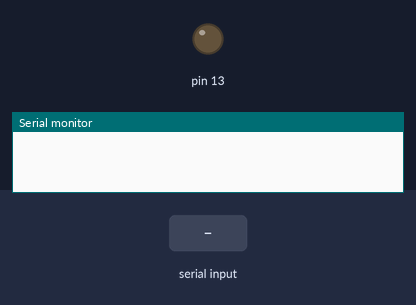
Bench run of a sketch on a simulated Arduino Uno, built with avr-gcc and run on an emulated ATmega328P. Parts: output pins drawn as LEDs (lit = HIGH), the last lines printed to the serial monitor. Inputs (shaded band) come from the test bench.

Above: at 1.2 s.
1.3 s: "ON\n" received over Serial
At 1.6 s:
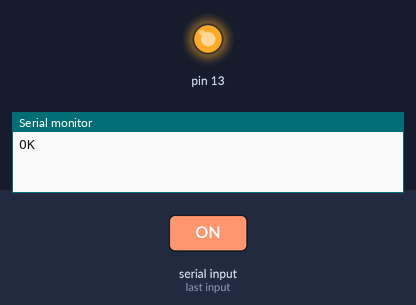
4.3 s: "OFF\n" received over Serial
At 5.1 s:
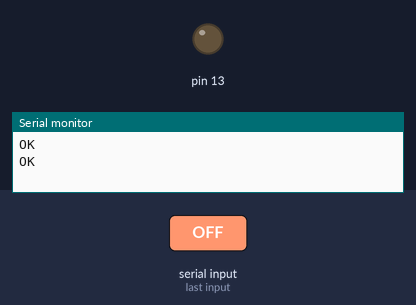
Timing chart, 0 to 7.3 s (numbered marks = the images above; inputs shaded):
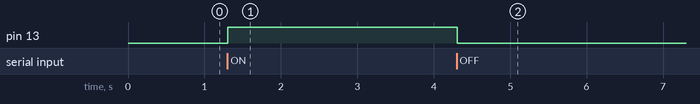

Measured:
- after the input at 1.3 s, pin 13: LOW → HIGH at once
- after the input at 4.3 s, pin 13: HIGH → LOW at once

The sketch:

reference.ino
```cpp
char line[16];
byte length = 0;

void setup() {
  Serial.begin(9600);
  pinMode(13, OUTPUT);
}

void handle() {
  if (strcmp(line, "ON") == 0) {
    digitalWrite(13, HIGH);
    Serial.println("OK");
  } else if (strcmp(line, "OFF") == 0) {
    digitalWrite(13, LOW);
    Serial.println("OK");
  } else {
    Serial.println("ERR");
  }
}

void loop() {
  while (Serial.available() > 0) {
    char c = Serial.read();
    if (c == '\r') continue;
    if (c == '\n') {
      line[length] = '\0';
      handle();
      length = 0;
    } else if (length < sizeof(line) - 1) {
      line[length++] = c;
    }
  }
}
```
